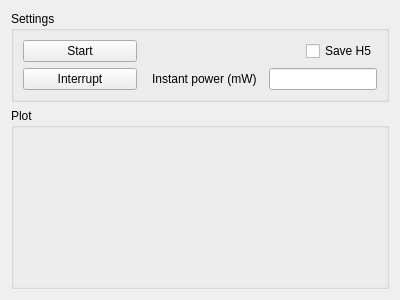
<?xml version="1.0" encoding="UTF-8"?>
<ui version="4.0">
 <class>Form</class>
 <widget class="QWidget" name="Form">
  <property name="geometry">
   <rect>
    <x>0</x>
    <y>0</y>
    <width>400</width>
    <height>300</height>
   </rect>
  </property>
  <property name="windowTitle">
   <string>Form</string>
  </property>
  <layout class="QGridLayout" name="gridLayout_2" rowstretch="0,1">
   <item row="1" column="0">
    <widget class="QGroupBox" name="plot_groupBox">
     <property name="title">
      <string>Plot</string>
     </property>
     <layout class="QVBoxLayout" name="verticalLayout"/>
    </widget>
   </item>
   <item row="0" column="0">
    <widget class="QGroupBox" name="settings_groupBox">
     <property name="title">
      <string>Settings</string>
     </property>
     <layout class="QGridLayout" name="gridLayout">
      <item row="1" column="0">
       <widget class="QPushButton" name="interrupt_pushButton">
        <property name="text">
         <string>Interrupt</string>
        </property>
       </widget>
      </item>
      <item row="0" column="0">
       <widget class="QPushButton" name="start_pushButton">
        <property name="text">
         <string>Start</string>
        </property>
       </widget>
      </item>
      <item row="0" column="2" alignment="Qt::AlignRight">
       <widget class="QCheckBox" name="save_h5_checkBox">
        <property name="text">
         <string>Save H5</string>
        </property>
       </widget>
      </item>
      <item row="1" column="2" alignment="Qt::AlignRight">
       <widget class="QLineEdit" name="power_indicator">
        <property name="text">
         <string/>
        </property>
       </widget>
      </item>
      <item row="1" column="1" alignment="Qt::AlignRight">
       <widget class="QLabel" name="label">
        <property name="text">
         <string>Instant power (mW)</string>
        </property>
       </widget>
      </item>
     </layout>
    </widget>
   </item>
  </layout>
 </widget>
 <resources/>
 <connections/>
</ui>
